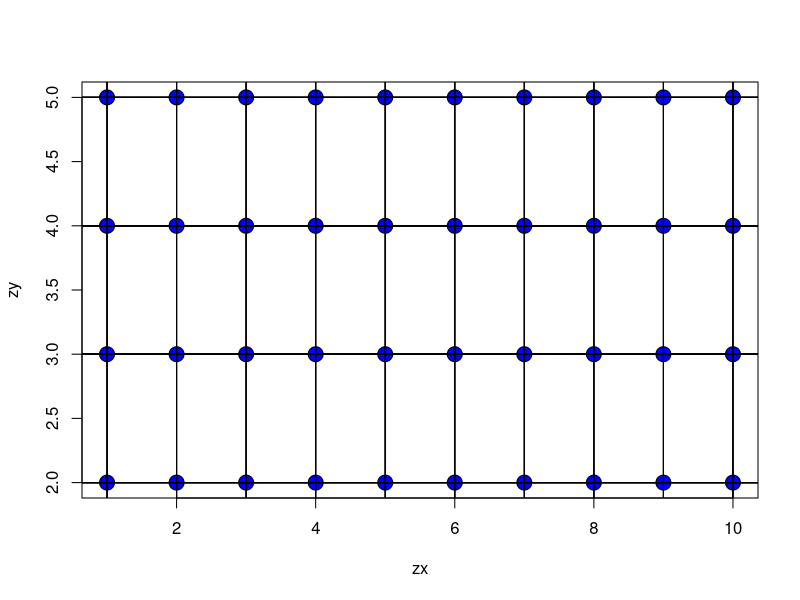
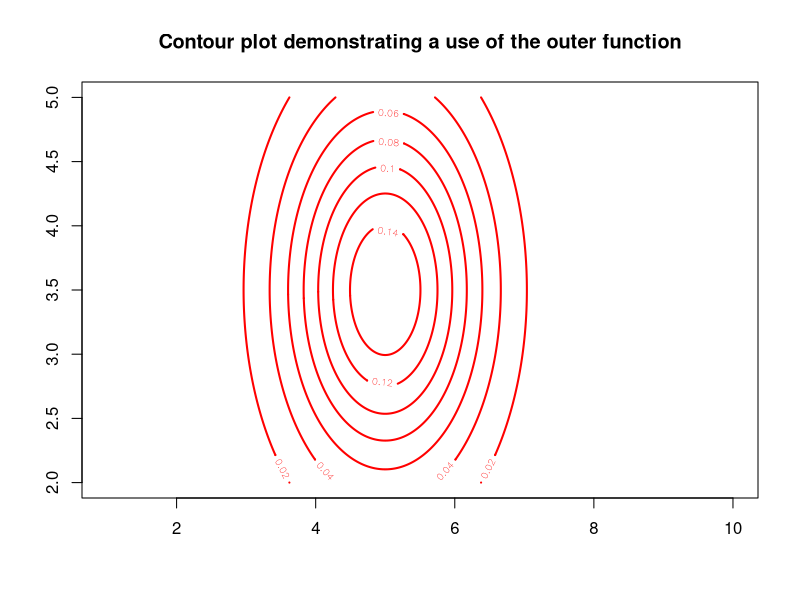

These figures' R source, in order:
# outer

x <- 1:10
y <- 2:5
length(y)

x %o% y # outer product

'%o%'(x,y) # inline function can be invoked like any other function

zx <- outer(x,y,FUN = function(x,y) x)
zy <- outer(x,y,FUN = function(x,y) y)

zx

zy

windows(); plot(zy ~ zx, #mac use quartz()
                pch = 21, 
                bg = "blue", 
                cex =2)
abline(h = zy, v = zx)


zz <- outer(
  x,
  y,
  FUN = function(x, y)
    paste(x, y)
)

zz

zz2 <- outer(
  x,
  y,
  FUN = function(x, y)
    paste0("(", x, ",", y, ")")
)

zz2

x <- seq(1,10,length = 1000)

y <- seq(2,5, length = 1000)

z <- outer(
  x,
  y,
  FUN = function(x, y)
    dnorm(x - 5) * dnorm(y - 3.5)
)

windows(bg = "white")
contour(x,
        y,
        z,
        col = "red",
        lwd = 2,
        main = "Contour plot demonstrating a use of the outer function")

graphics.off()
